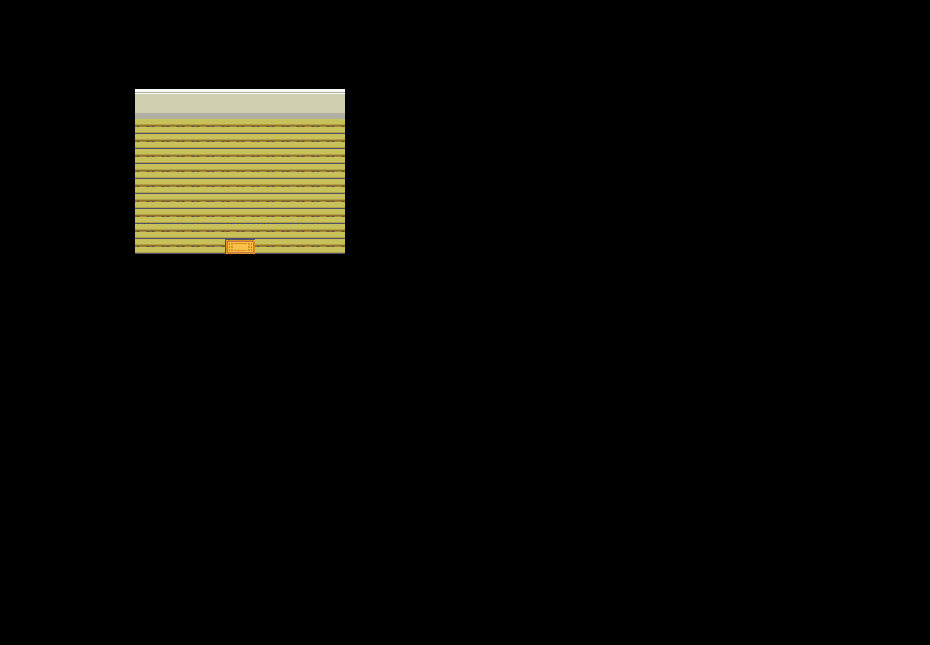

A 2D game scene composited from a Tiled map and its tileset images. What follows is a short description and the map's XML, with every tile layer's data as written:
An orthogonal 62x43 tile map with 15x15 px tiles, 1 tile layer (Tile Layer 1).

<map version="1.2" tiledversion="1.3.1" orientation="orthogonal" renderorder="right-down" compressionlevel="0" width="62" height="43" tilewidth="15" tileheight="15" infinite="0" nextlayerid="2" nextobjectid="1">
 <tileset firstgid="1" source="HouseTileset.tsx" />
 <layer id="1" name="Tile Layer 1" width="62" height="43">
  <data encoding="csv">
9607,9607,9607,9607,9607,9607,9607,9607,9607,9607,9607,9607,9607,9607,9607,9607,9607,9607,9607,9607,9607,9607,9607,9607,9607,9607,9607,9607,9607,9607,9607,9607,0,0,0,0,0,0,0,0,0,0,0,0,0,0,0,0,0,0,0,0,0,0,0,0,0,0,0,0,0,0,
9607,9607,9607,9607,9607,9607,9607,9607,9607,9607,9607,9607,9607,9607,9607,9607,9607,9607,9607,9607,9607,9607,9607,9607,9607,9607,9607,9607,9607,9607,9607,9607,0,0,0,0,0,0,0,0,0,0,0,0,0,0,0,0,0,0,0,0,0,0,0,0,0,0,0,0,0,0,
9607,9607,9607,9607,9607,9607,9607,9607,9607,9607,9607,9607,9607,9607,9607,9607,9607,9607,9607,9607,9607,9607,9607,9607,9607,9607,9607,9607,9607,9607,9607,9607,0,0,0,0,0,0,0,0,0,0,0,0,0,0,0,0,0,0,0,0,0,0,0,0,0,0,0,0,0,0,
9607,9607,9607,9607,9607,9607,9607,9607,9607,9607,9607,9607,9607,9607,9607,9607,9607,9607,9607,9607,9607,9607,9607,9607,9607,9607,9607,9607,9607,9607,9607,9607,0,0,0,0,0,0,0,0,0,0,0,0,0,0,0,0,0,0,0,0,0,0,0,0,0,0,0,0,0,0,
9607,9607,9607,9607,9607,9607,9607,9607,9607,9607,9607,9607,9607,9607,9607,9607,9607,9607,9607,9607,9607,9607,9607,9607,9607,9607,9607,9607,9607,9607,9607,9607,0,0,0,0,0,0,0,0,0,0,0,0,0,0,0,0,0,0,0,0,0,0,0,0,0,0,0,0,0,0,
9607,9607,9607,9607,9607,9607,9607,9607,9607,9607,9607,9607,9607,9607,9607,9607,9607,9607,9607,9607,9607,9607,9607,9607,9607,9607,9607,9607,9607,9607,9607,9607,0,0,0,0,0,0,0,0,0,0,0,0,0,0,0,0,0,0,0,0,0,0,0,0,0,0,0,0,0,0,
9607,9607,9607,9607,9607,9607,9607,9607,7505,8655,8655,8655,8077,8077,8655,8655,8655,8655,8077,8655,8655,8655,8655,9607,9607,9607,9607,9607,9607,9607,9607,9607,0,0,0,0,0,0,0,0,0,0,0,0,0,0,0,0,0,0,0,0,0,0,0,0,0,0,0,0,0,0,
9607,9607,9607,9607,9607,9607,9607,9607,7505,8847,8847,8847,8269,8269,8847,8847,8847,8847,8269,8847,8847,8847,8847,9607,9607,9607,9607,9607,9607,9607,9607,9607,0,0,0,0,0,0,0,0,0,0,0,0,0,0,0,0,0,0,0,0,0,0,0,0,0,0,0,0,0,0,
9607,9607,9607,9607,9607,9607,9607,9607,7505,9226,9226,9226,9226,9226,9226,9226,9226,9226,9226,9226,9226,9226,9226,9607,9607,9607,9607,9607,9607,9607,9607,9607,0,0,0,0,0,0,0,0,0,0,0,0,0,0,0,0,0,0,0,0,0,0,0,0,0,0,0,0,0,0,
9607,9607,9607,9607,9607,9607,9607,9607,7505,9226,9226,9226,9226,9226,9226,9226,9226,9226,9226,9226,9226,9226,9226,9607,9607,9607,9607,9607,9607,9607,9607,9607,0,0,0,0,0,0,0,0,0,0,0,0,0,0,0,0,0,0,0,0,0,0,0,0,0,0,0,0,0,0,
9607,9607,9607,9607,9607,9607,9607,9607,7505,9226,9226,9226,9226,9226,9226,9226,9226,9226,9226,9226,9226,9226,9226,9607,9607,9607,9607,9607,9607,9607,9607,9607,0,0,0,0,0,0,0,0,0,0,0,0,0,0,0,0,0,0,0,0,0,0,0,0,0,0,0,0,0,0,
9607,9607,9607,9607,9607,9607,9607,9607,7505,9226,9226,9226,9226,9226,9226,9226,9226,9226,9226,9226,9226,9226,9226,9607,9607,9607,9607,9607,9607,9607,9607,9607,0,0,0,0,0,0,0,0,0,0,0,0,0,0,0,0,0,0,0,0,0,0,0,0,0,0,0,0,0,0,
9607,9607,9607,9607,9607,9607,9607,9607,7505,9226,9226,9226,9226,9226,9226,9226,9226,9226,9226,9226,9226,9226,9226,9607,9607,9607,9607,9607,9607,9607,9607,9607,0,0,0,0,0,0,0,0,0,0,0,0,0,0,0,0,0,0,0,0,0,0,0,0,0,0,0,0,0,0,
9607,9607,9607,9607,9607,9607,9607,9607,7505,9226,9226,9226,9226,9226,9226,9226,9226,9226,9226,9226,9226,9226,9226,9607,9607,9607,9607,9607,9607,9607,9607,9607,0,0,0,0,0,0,0,0,0,0,0,0,0,0,0,0,0,0,0,0,0,0,0,0,0,0,0,0,0,0,
9607,9607,9607,9607,9607,9607,9607,9607,7505,9226,9226,9226,9226,9226,9226,9226,9226,9226,9226,9226,9226,9226,9226,9607,9607,9607,9607,9607,9607,9607,9607,9607,0,0,0,0,0,0,0,0,0,0,0,0,0,0,0,0,0,0,0,0,0,0,0,0,0,0,0,0,0,0,
9607,9607,9607,9607,9607,9607,9607,9607,7505,9226,9226,9226,9226,9226,9226,9226,9226,9226,9226,9226,9226,9226,9226,9607,9607,9607,9607,9607,9607,9607,9607,9607,0,0,0,0,0,0,0,0,0,0,0,0,0,0,0,0,0,0,0,0,0,0,0,0,0,0,0,0,0,0,
9607,9607,9607,9607,9607,9607,9607,9607,7505,9226,9226,9226,9226,9226,9226,6155,6156,9226,9226,9226,9226,9226,9226,9607,9607,9607,9607,9607,9607,9607,9607,9607,0,0,0,0,0,0,0,0,0,0,0,0,0,0,0,0,0,0,0,0,0,0,0,0,0,0,0,0,0,0,
9607,9607,9607,9607,9607,9607,9607,9607,9607,9607,9607,9607,9607,9607,9607,9607,9607,9607,9607,9607,9607,9607,9607,9607,9607,9607,9607,9607,9607,9607,9607,9607,0,0,0,0,0,0,0,0,0,0,0,0,0,0,0,0,0,0,0,0,0,0,0,0,0,0,0,0,0,0,
9607,9607,9607,9607,9607,9607,9607,9607,9607,9607,9607,9607,9607,9607,9607,9607,9607,9607,9607,9607,9607,9607,9607,9607,9607,9607,9607,9607,9607,9607,9607,9607,0,0,0,0,0,0,0,0,0,0,0,0,0,0,0,0,0,0,0,0,0,0,0,0,0,0,0,0,0,0,
9607,9607,9607,9607,9607,9607,9607,9607,9607,9607,9607,9607,9607,9607,9607,9607,9607,9607,9607,9607,9607,9607,9607,9607,9607,9607,9607,9607,9607,9607,9607,9607,0,0,0,0,0,0,0,0,0,0,0,0,0,0,0,0,0,0,0,0,0,0,0,0,0,0,0,0,0,0,
9607,9607,9607,9607,9607,9607,9607,9607,9607,9607,9607,9607,9607,9607,9607,9607,9607,9607,9607,9607,9607,9607,9607,9607,9607,9607,9607,9607,9607,9607,9607,9607,0,0,0,0,0,0,0,0,0,0,0,0,0,0,0,0,0,0,0,0,0,0,0,0,0,0,0,0,0,0,
9607,9607,9607,9607,9607,9607,9607,9607,9607,9607,9607,9607,9607,9607,9607,9607,9607,9607,9607,9607,9607,9607,9607,9607,9607,9607,9607,9607,9607,9607,9607,9607,0,0,0,0,0,0,0,0,0,0,0,0,0,0,0,0,0,0,0,0,0,0,0,0,0,0,0,0,0,0,
9607,9607,9607,9607,9607,9607,9607,9607,9607,9607,9607,9607,9607,9607,9607,9607,9607,9607,9607,9607,9607,9607,9607,9607,9607,9607,9607,9607,9607,9607,9607,9607,0,0,0,0,0,0,0,0,0,0,0,0,0,0,0,0,0,0,0,0,0,0,0,0,0,0,0,0,0,0,
0,0,0,0,0,0,0,0,0,0,0,0,0,0,0,0,0,0,0,0,0,0,0,0,0,0,0,0,0,0,0,0,0,0,0,0,0,0,0,0,0,0,0,0,0,0,0,0,0,0,0,0,0,0,0,0,0,0,0,0,0,0,
0,0,0,0,0,0,0,0,0,0,0,0,0,0,0,0,0,0,0,0,0,0,0,0,0,0,0,0,0,0,0,0,0,0,0,0,0,0,0,0,0,0,0,0,0,0,0,0,0,0,0,0,0,0,0,0,0,0,0,0,0,0,
0,0,0,0,0,0,0,0,0,0,0,0,0,0,0,0,0,0,0,0,0,0,0,0,0,0,0,0,0,0,0,0,0,0,0,0,0,0,0,0,0,0,0,0,0,0,0,0,0,0,0,0,0,0,0,0,0,0,0,0,0,0,
0,0,0,0,0,0,0,0,0,0,0,0,0,0,0,0,0,0,0,0,0,0,0,0,0,0,0,0,0,0,0,0,0,0,0,0,0,0,0,0,0,0,0,0,0,0,0,0,0,0,0,0,0,0,0,0,0,0,0,0,0,0,
0,0,0,0,0,0,0,0,0,0,0,0,0,0,0,0,0,0,0,0,0,0,0,0,0,0,0,0,0,0,0,0,0,0,0,0,0,0,0,0,0,0,0,0,0,0,0,0,0,0,0,0,0,0,0,0,0,0,0,0,0,0,
0,0,0,0,0,0,0,0,0,0,0,0,0,0,0,0,0,0,0,0,0,0,0,0,0,0,0,0,0,0,0,0,0,0,0,0,0,0,0,0,0,0,0,0,0,0,0,0,0,0,0,0,0,0,0,0,0,0,0,0,0,0,
0,0,0,0,0,0,0,0,0,0,0,0,0,0,0,0,0,0,0,0,0,0,0,0,0,0,0,0,0,0,0,0,0,0,0,0,0,0,0,0,0,0,0,0,0,0,0,0,0,0,0,0,0,0,0,0,0,0,0,0,0,0,
0,0,0,0,0,0,0,0,0,0,0,0,0,0,0,0,0,0,0,0,0,0,0,0,0,0,0,0,0,0,0,0,0,0,0,0,0,0,0,0,0,0,0,0,0,0,0,0,0,0,0,0,0,0,0,0,0,0,0,0,0,0,
0,0,0,0,0,0,0,0,0,0,0,0,0,0,0,0,0,0,0,0,0,0,0,0,0,0,0,0,0,0,0,0,0,0,0,0,0,0,0,0,0,0,0,0,0,0,0,0,0,0,0,0,0,0,0,0,0,0,0,0,0,0,
0,0,0,0,0,0,0,0,0,0,0,0,0,0,0,0,0,0,0,0,0,0,0,0,0,0,0,0,0,0,0,0,0,0,0,0,0,0,0,0,0,0,0,0,0,0,0,0,0,0,0,0,0,0,0,0,0,0,0,0,0,0,
0,0,0,0,0,0,0,0,0,0,0,0,0,0,0,0,0,0,0,0,0,0,0,0,0,0,0,0,0,0,0,0,0,0,0,0,0,0,0,0,0,0,0,0,0,0,0,0,0,0,0,0,0,0,0,0,0,0,0,0,0,0,
0,0,0,0,0,0,0,0,0,0,0,0,0,0,0,0,0,0,0,0,0,0,0,0,0,0,0,0,0,0,0,0,0,0,0,0,0,0,0,0,0,0,0,0,0,0,0,0,0,0,0,0,0,0,0,0,0,0,0,0,0,0,
0,0,0,0,0,0,0,0,0,0,0,0,0,0,0,0,0,0,0,0,0,0,0,0,0,0,0,0,0,0,0,0,0,0,0,0,0,0,0,0,0,0,0,0,0,0,0,0,0,0,0,0,0,0,0,0,0,0,0,0,0,0,
0,0,0,0,0,0,0,0,0,0,0,0,0,0,0,0,0,0,0,0,0,0,0,0,0,0,0,0,0,0,0,0,0,0,0,0,0,0,0,0,0,0,0,0,0,0,0,0,0,0,0,0,0,0,0,0,0,0,0,0,0,0,
0,0,0,0,0,0,0,0,0,0,0,0,0,0,0,0,0,0,0,0,0,0,0,0,0,0,0,0,0,0,0,0,0,0,0,0,0,0,0,0,0,0,0,0,0,0,0,0,0,0,0,0,0,0,0,0,0,0,0,0,0,0,
0,0,0,0,0,0,0,0,0,0,0,0,0,0,0,0,0,0,0,0,0,0,0,0,0,0,0,0,0,0,0,0,0,0,0,0,0,0,0,0,0,0,0,0,0,0,0,0,0,0,0,0,0,0,0,0,0,0,0,0,0,0,
0,0,0,0,0,0,0,0,0,0,0,0,0,0,0,0,0,0,0,0,0,0,0,0,0,0,0,0,0,0,0,0,0,0,0,0,0,0,0,0,0,0,0,0,0,0,0,0,0,0,0,0,0,0,0,0,0,0,0,0,0,0,
0,0,0,0,0,0,0,0,0,0,0,0,0,0,0,0,0,0,0,0,0,0,0,0,0,0,0,0,0,0,0,0,0,0,0,0,0,0,0,0,0,0,0,0,0,0,0,0,0,0,0,0,0,0,0,0,0,0,0,0,0,0,
0,0,0,0,0,0,0,0,0,0,0,0,0,0,0,0,0,0,0,0,0,0,0,0,0,0,0,0,0,0,0,0,0,0,0,0,0,0,0,0,0,0,0,0,0,0,0,0,0,0,0,0,0,0,0,0,0,0,0,0,0,0,
0,0,0,0,0,0,0,0,0,0,0,0,0,0,0,0,0,0,0,0,0,0,0,0,0,0,0,0,0,0,0,0,0,0,0,0,0,0,0,0,0,0,0,0,0,0,0,0,0,0,0,0,0,0,0,0,0,0,0,0,0,0
</data>
 </layer>
</map>
